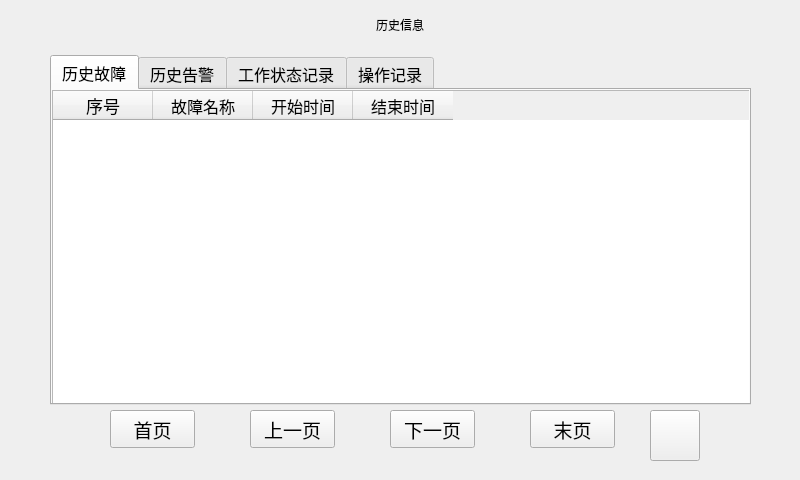
<?xml version="1.0" encoding="UTF-8"?>
<ui version="4.0">
 <class>AlarmQueryForm</class>
 <widget class="QWidget" name="AlarmQueryForm">
  <property name="geometry">
   <rect>
    <x>0</x>
    <y>0</y>
    <width>800</width>
    <height>480</height>
   </rect>
  </property>
  <property name="windowTitle">
   <string>Form</string>
  </property>
  <widget class="QWidget" name="widget" native="true">
   <property name="geometry">
    <rect>
     <x>0</x>
     <y>0</y>
     <width>800</width>
     <height>480</height>
    </rect>
   </property>
   <property name="styleSheet">
    <string notr="true"/>
   </property>
   <widget class="QTabWidget" name="tabWidget">
    <property name="geometry">
     <rect>
      <x>50</x>
      <y>55</y>
      <width>701</width>
      <height>350</height>
     </rect>
    </property>
    <property name="font">
     <font>
      <family>WenQuanYi Micro Hei</family>
      <pointsize>12</pointsize>
     </font>
    </property>
    <property name="focusPolicy">
     <enum>Qt::WheelFocus</enum>
    </property>
    <property name="layoutDirection">
     <enum>Qt::LeftToRight</enum>
    </property>
    <property name="styleSheet">
     <string notr="true"/>
    </property>
    <property name="tabPosition">
     <enum>QTabWidget::North</enum>
    </property>
    <property name="tabShape">
     <enum>QTabWidget::Rounded</enum>
    </property>
    <property name="currentIndex">
     <number>0</number>
    </property>
    <property name="iconSize">
     <size>
      <width>0</width>
      <height>0</height>
     </size>
    </property>
    <widget class="QWidget" name="tab">
     <attribute name="title">
      <string>历史故障</string>
     </attribute>
     <widget class="QTableWidget" name="tableWidget_4">
      <property name="geometry">
       <rect>
        <x>0</x>
        <y>0</y>
        <width>700</width>
        <height>320</height>
       </rect>
      </property>
      <property name="font">
       <font>
        <family>WenQuanYi Micro Hei</family>
        <pointsize>13</pointsize>
       </font>
      </property>
      <property name="focusPolicy">
       <enum>Qt::NoFocus</enum>
      </property>
      <property name="styleSheet">
       <string notr="true"/>
      </property>
      <property name="verticalScrollBarPolicy">
       <enum>Qt::ScrollBarAlwaysOff</enum>
      </property>
      <property name="horizontalScrollBarPolicy">
       <enum>Qt::ScrollBarAlwaysOff</enum>
      </property>
      <column>
       <property name="text">
        <string>序号</string>
       </property>
      </column>
      <column>
       <property name="text">
        <string>故障名称</string>
       </property>
       <property name="font">
        <font>
         <pointsize>12</pointsize>
        </font>
       </property>
      </column>
      <column>
       <property name="text">
        <string>开始时间</string>
       </property>
       <property name="font">
        <font>
         <family>WenQuanYi Micro Hei</family>
         <pointsize>12</pointsize>
        </font>
       </property>
      </column>
      <column>
       <property name="text">
        <string>结束时间</string>
       </property>
       <property name="font">
        <font>
         <pointsize>12</pointsize>
        </font>
       </property>
      </column>
     </widget>
    </widget>
    <widget class="QWidget" name="tab_2">
     <attribute name="title">
      <string>历史告警</string>
     </attribute>
     <widget class="QTableWidget" name="tableWidget_1">
      <property name="geometry">
       <rect>
        <x>0</x>
        <y>0</y>
        <width>700</width>
        <height>320</height>
       </rect>
      </property>
      <property name="font">
       <font>
        <family>WenQuanYi Micro Hei</family>
        <pointsize>13</pointsize>
       </font>
      </property>
      <property name="focusPolicy">
       <enum>Qt::NoFocus</enum>
      </property>
      <property name="styleSheet">
       <string notr="true"/>
      </property>
      <property name="verticalScrollBarPolicy">
       <enum>Qt::ScrollBarAlwaysOff</enum>
      </property>
      <property name="horizontalScrollBarPolicy">
       <enum>Qt::ScrollBarAlwaysOff</enum>
      </property>
      <column>
       <property name="text">
        <string>序号</string>
       </property>
      </column>
      <column>
       <property name="text">
        <string>告警名称</string>
       </property>
       <property name="font">
        <font>
         <pointsize>12</pointsize>
        </font>
       </property>
      </column>
      <column>
       <property name="text">
        <string>开始时间</string>
       </property>
       <property name="font">
        <font>
         <family>WenQuanYi Micro Hei</family>
         <pointsize>12</pointsize>
        </font>
       </property>
      </column>
      <column>
       <property name="text">
        <string>结束时间</string>
       </property>
       <property name="font">
        <font>
         <pointsize>12</pointsize>
        </font>
       </property>
      </column>
     </widget>
    </widget>
    <widget class="QWidget" name="tab_3">
     <attribute name="title">
      <string>工作状态记录</string>
     </attribute>
     <widget class="QTableWidget" name="tableWidget_2">
      <property name="geometry">
       <rect>
        <x>0</x>
        <y>0</y>
        <width>700</width>
        <height>321</height>
       </rect>
      </property>
      <property name="font">
       <font>
        <family>WenQuanYi Micro Hei</family>
        <pointsize>13</pointsize>
       </font>
      </property>
      <property name="focusPolicy">
       <enum>Qt::NoFocus</enum>
      </property>
      <property name="styleSheet">
       <string notr="true"/>
      </property>
      <property name="verticalScrollBarPolicy">
       <enum>Qt::ScrollBarAlwaysOff</enum>
      </property>
      <property name="horizontalScrollBarPolicy">
       <enum>Qt::ScrollBarAlwaysOff</enum>
      </property>
      <column>
       <property name="text">
        <string>序号</string>
       </property>
      </column>
      <column>
       <property name="text">
        <string>状态信息</string>
       </property>
       <property name="font">
        <font>
         <pointsize>12</pointsize>
        </font>
       </property>
      </column>
      <column>
       <property name="text">
        <string>开始时间</string>
       </property>
       <property name="font">
        <font>
         <family>WenQuanYi Micro Hei</family>
         <pointsize>12</pointsize>
        </font>
       </property>
      </column>
     </widget>
    </widget>
    <widget class="QWidget" name="tab_4">
     <attribute name="title">
      <string>操作记录</string>
     </attribute>
     <widget class="QTableWidget" name="tableWidget_3">
      <property name="geometry">
       <rect>
        <x>0</x>
        <y>0</y>
        <width>701</width>
        <height>321</height>
       </rect>
      </property>
      <column>
       <property name="text">
        <string>序号</string>
       </property>
      </column>
      <column>
       <property name="text">
        <string>操作信息</string>
       </property>
      </column>
      <column>
       <property name="text">
        <string>时间</string>
       </property>
      </column>
     </widget>
    </widget>
   </widget>
   <widget class="QPushButton" name="historypushButton">
    <property name="geometry">
     <rect>
      <x>650</x>
      <y>410</y>
      <width>50</width>
      <height>51</height>
     </rect>
    </property>
    <property name="sizePolicy">
     <sizepolicy hsizetype="Minimum" vsizetype="Preferred">
      <horstretch>0</horstretch>
      <verstretch>0</verstretch>
     </sizepolicy>
    </property>
    <property name="maximumSize">
     <size>
      <width>16777215</width>
      <height>16777215</height>
     </size>
    </property>
    <property name="font">
     <font>
      <family>WenQuanYi Micro Hei</family>
      <pointsize>12</pointsize>
     </font>
    </property>
    <property name="layoutDirection">
     <enum>Qt::RightToLeft</enum>
    </property>
    <property name="text">
     <string/>
    </property>
    <property name="autoDefault">
     <bool>false</bool>
    </property>
    <property name="default">
     <bool>false</bool>
    </property>
    <property name="flat">
     <bool>false</bool>
    </property>
   </widget>
   <widget class="QPushButton" name="pushButton_endpage">
    <property name="geometry">
     <rect>
      <x>530</x>
      <y>410</y>
      <width>85</width>
      <height>38</height>
     </rect>
    </property>
    <property name="font">
     <font>
      <family>WenQuanYi Micro Hei</family>
      <pointsize>14</pointsize>
     </font>
    </property>
    <property name="styleSheet">
     <string notr="true"/>
    </property>
    <property name="text">
     <string>末页</string>
    </property>
   </widget>
   <widget class="QPushButton" name="pushButton_homepage">
    <property name="geometry">
     <rect>
      <x>110</x>
      <y>410</y>
      <width>85</width>
      <height>38</height>
     </rect>
    </property>
    <property name="font">
     <font>
      <family>WenQuanYi Micro Hei</family>
      <pointsize>14</pointsize>
     </font>
    </property>
    <property name="styleSheet">
     <string notr="true"/>
    </property>
    <property name="text">
     <string>首页</string>
    </property>
   </widget>
   <widget class="QPushButton" name="pushButton_uppage">
    <property name="geometry">
     <rect>
      <x>250</x>
      <y>410</y>
      <width>85</width>
      <height>38</height>
     </rect>
    </property>
    <property name="font">
     <font>
      <family>WenQuanYi Micro Hei</family>
      <pointsize>14</pointsize>
     </font>
    </property>
    <property name="styleSheet">
     <string notr="true"/>
    </property>
    <property name="text">
     <string>上一页</string>
    </property>
   </widget>
   <widget class="QPushButton" name="pushButton_nextpage">
    <property name="geometry">
     <rect>
      <x>390</x>
      <y>410</y>
      <width>85</width>
      <height>38</height>
     </rect>
    </property>
    <property name="font">
     <font>
      <family>WenQuanYi Micro Hei</family>
      <pointsize>14</pointsize>
     </font>
    </property>
    <property name="styleSheet">
     <string notr="true"/>
    </property>
    <property name="text">
     <string>下一页</string>
    </property>
   </widget>
   <widget class="QLabel" name="title">
    <property name="geometry">
     <rect>
      <x>275</x>
      <y>0</y>
      <width>250</width>
      <height>50</height>
     </rect>
    </property>
    <property name="text">
     <string>历史信息</string>
    </property>
    <property name="alignment">
     <set>Qt::AlignCenter</set>
    </property>
   </widget>
  </widget>
 </widget>
 <tabstops>
  <tabstop>tabWidget</tabstop>
  <tabstop>pushButton_homepage</tabstop>
  <tabstop>pushButton_uppage</tabstop>
  <tabstop>pushButton_nextpage</tabstop>
  <tabstop>pushButton_endpage</tabstop>
  <tabstop>historypushButton</tabstop>
  <tabstop>tableWidget_3</tabstop>
 </tabstops>
 <resources/>
 <connections/>
</ui>
